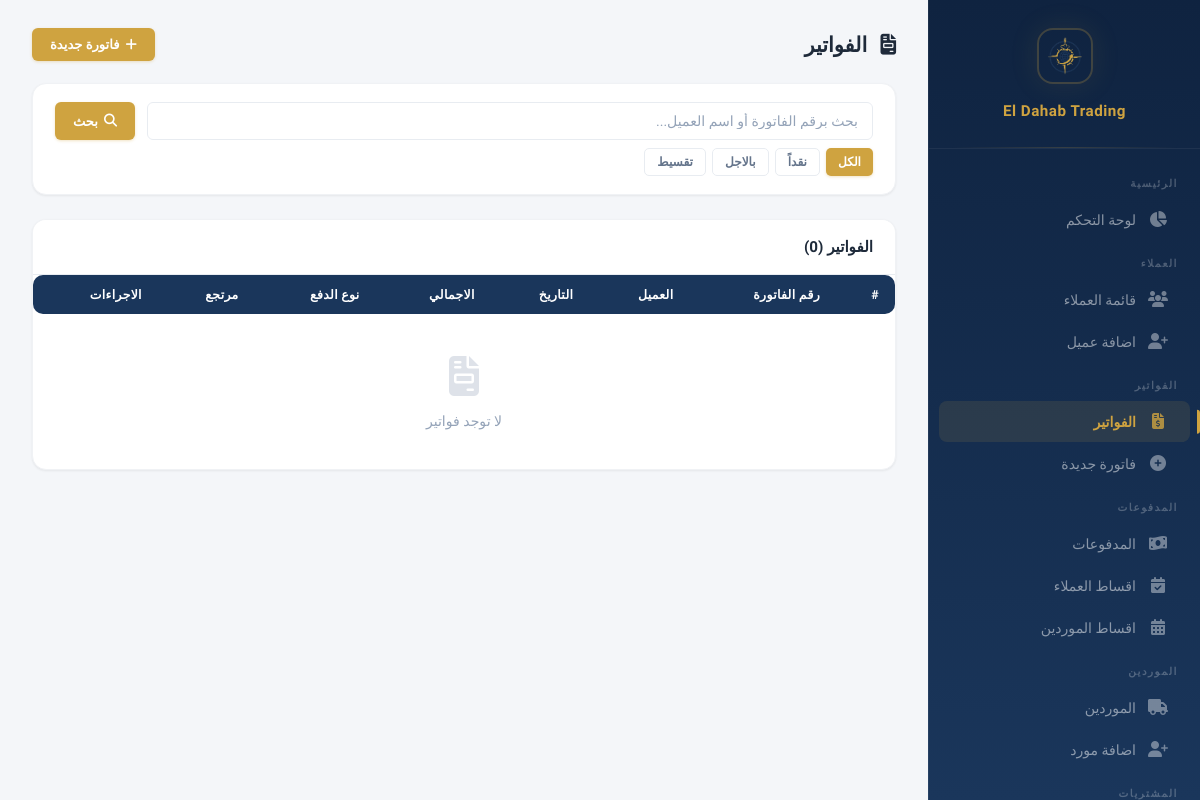
The page /invoices (signed in) on the database as committed earlier.
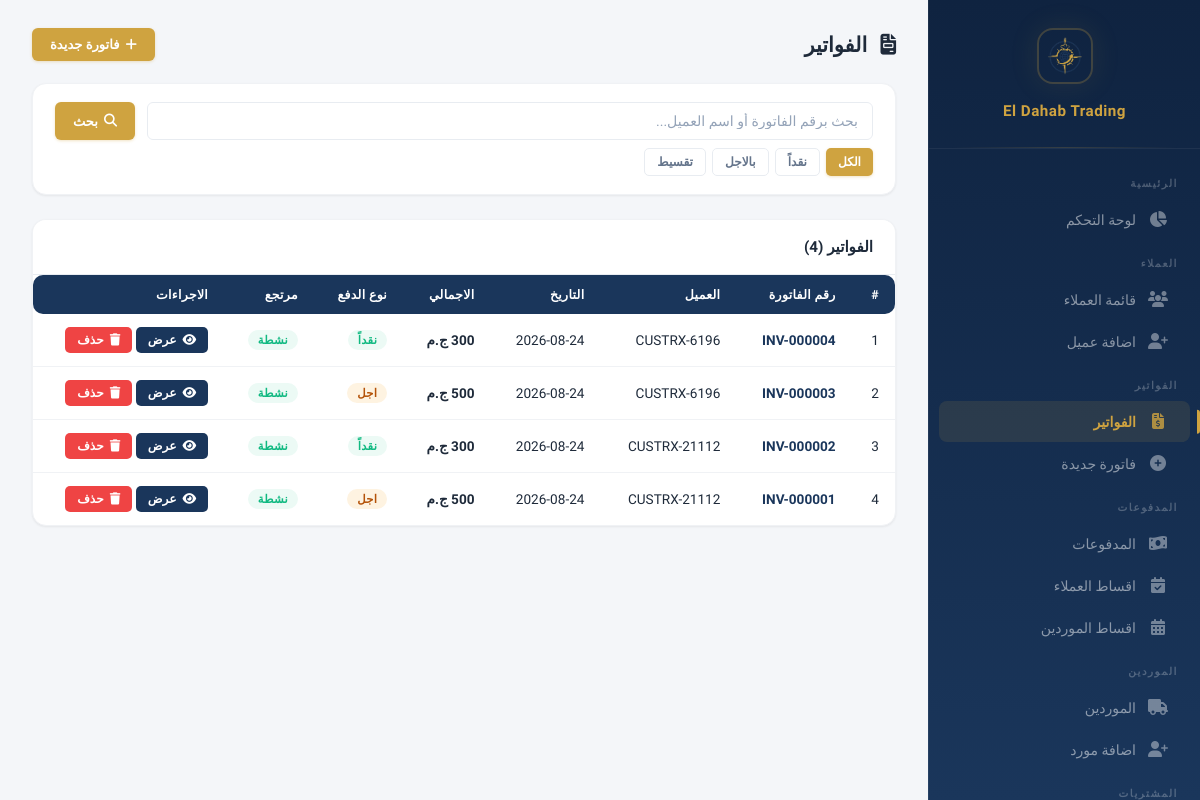
The same page on the database as committed later.
### models.py (models this page shows, shortened)
class Invoice(db.Model):
    __tablename__ = 'invoices'
    id = db.Column(db.Integer, primary_key=True)
    invoice_number = db.Column(db.String(50), unique=True, nullable=False)
    customer_id = db.Column(db.Integer, db.ForeignKey('customers.id'), nullable=False)
    shipping_company = db.Column(db.String(200))
    total = db.Column(db.Float, default=0)
    discount = db.Column(db.Float, default=0)
    payment_type = db.Column(db.String(20), default='cash')
    paid_amount = db.Column(db.Float, default=0)
    remaining = db.Column(db.Float, default=0)
    date = db.Column(db.DateTime, default=datetime.utcnow)
    is_returned = db.Column(db.Boolean, default=False)
    show_balance = db.Column(db.Boolean, default=False)
    payment_method = db.Column(db.String(20), default='cash')
    receipt_image = db.Column(db.String(200))
    created_by = db.Column(db.Integer, db.ForeignKey('users.id'))
    creator = db.relationship('User', foreign_keys=[created_by])
    notes = db.Column(db.Text)
    items = db.relationship('InvoiceItem', backref='invoice', lazy=True, cascade='all, delete-orphan')
    returns = db.relationship('Return', backref='invoice', lazy=True)
    payments = db.relationship('Payment', backref='invoice', lazy=True)

class Customer(db.Model):
    __tablename__ = 'customers'
    id = db.Column(db.Integer, primary_key=True)
    name = db.Column(db.String(200), nullable=False)
    phone = db.Column(db.String(50))
    address = db.Column(db.Text)
    account_type = db.Column(db.String(50), nullable=False, default='sales')
    notes = db.Column(db.Text)
    created_at = db.Column(db.DateTime, default=datetime.utcnow)
    invoices = db.relationship('Invoice', backref='customer', lazy=True)
    payments = db.relationship('Payment', backref='customer', lazy=True)
    returns = db.relationship('Return', backref='customer', lazy=True)
    installment_plans = db.relationship('InstallmentPlan', backref='customer', lazy=True)

### app.py (the view)
@app.route('/invoices')
@login_required
def invoices_list():
    search = request.args.get('search', '')
    payment_type = request.args.get('payment_type', '')
    query = Invoice.query
    if search:
        query = query.join(Customer).filter(
            Invoice.invoice_number.contains(search) | Customer.name.contains(search)
        )
    if payment_type:
        query = query.filter_by(payment_type=payment_type)
    invoices = query.order_by(Invoice.date.desc()).all()
    return render_template('invoices_list.html', invoices=invoices, search=search,
        payment_type=payment_type, PAYMENT_TYPES=PAYMENT_TYPES)

### app.py (called while the page is built)
@app.context_processor
def inject_payment_methods():
    return {'PAYMENT_METHODS': PAYMENT_METHODS}

@app.before_request
def check_session_expiry():
    if 'user_id' in session and session.get('expires_at'):
        if datetime.utcnow().timestamp() > session['expires_at']:
            session.clear()
            flash('انتهت الجلسة، يرجى تسجيل الدخول مرة اخرى', 'warning')
            return redirect(url_for('login'))

@app.context_processor
def inject_user():
    if not hasattr(g, 'current_user'):
        g.current_user = db.session.get(User, session['user_id']) if 'user_id' in session else None
    return dict(current_user=g.current_user)

### models.py (called while the page is built)
    def has_permission(self, page):
        if self.is_admin:
            return True
        return any(p.page == page for p in self.permissions)

### templates/invoices_list.html (shortened to what this page needs)
{% extends "base.html" %}
{% block content %}
<div class="page-header">
    <h1 style="font-size:1.3rem;font-weight:700;color:var(--text);margin-bottom:0;">
        <i class="fas fa-file-invoice" style="margin-left:8px;"></i> الفواتير
    </h1>
    <a href="{{ url_for('invoice_add') }}" class="btn btn-gold"><i class="fas fa-plus"></i> فاتورة جديدة</a>
</div>
<div class="data-card" style="margin-bottom:24px;">
    <div class="data-card-body">
        <form method="GET" action="{{ url_for('invoices_list') }}" style="display:flex;gap:12px;flex-wrap:wrap;">
            <input type="text" name="search" class="form-control" placeholder="بحث برقم الفاتورة أو اسم العميل..." value="{{ search }}" style="flex:1;min-width:200px;">
            <button type="submit" class="btn btn-gold"><i class="fas fa-search"></i> بحث</button>
        </form>
        <div style="display:flex;gap:6px;flex-wrap:wrap;margin-top:8px;">
            <a href="{{ url_for('invoices_list') }}" class="btn btn-sm {% if not payment_type %}btn-gold{% else %}btn-outline{% endif %}">الكل</a>
            {% for key, label in PAYMENT_TYPES.items() %}
            <a href="{{ url_for('invoices_list', payment_type=key) }}" class="btn btn-sm {% if payment_type == key %}btn-gold{% else %}btn-outline{% endif %}">{{ label }}</a>
            {% endfor %}
        </div>
    </div>
</div>
<div class="data-card">
    <div class="data-card-header">
        <h3>الفواتير ({{ invoices|length }})</h3>
    </div>
    <div class="data-card-body" style="padding:0;">
        <table>
            <thead>
                <tr>
                    <th>#</th>
                    <th>رقم الفاتورة</th>
                    <th>العميل</th>
                    <th>التاريخ</th>
                    <th>الاجمالي</th>
                    <th>نوع الدفع</th>
                    <th>مرتجع</th>
                    <th>الاجراءات</th>
                </tr>
            </thead>
            <tbody>
                {% for inv in invoices %}
                <tr>
                    <td>{{ loop.index }}</td>
                    <td><a href="{{ url_for('invoice_view', invoice_id=inv.id) }}" style="color:var(--navy);text-decoration:none;font-weight:700;">{{ inv.invoice_number }}</a></td>
                    <td>{{ inv.customer.name }}</td>
                    <td>{{ inv.date.strftime('%Y-%m-%d') }}</td>
                    <td style="font-weight:700;">{{ "{:,.0f}".format(inv.total or 0) }} ج.م</td>
                    <td>
                        {% if inv.payment_type == 'cash' %}
                        <span class="badge badge-success">نقداً</span>
                        {% elif inv.payment_type == 'credit' %}
                        <span class="badge badge-warning" style="background:rgba(245,158,11,0.12);color:#b45309;">اجل</span>
                        {% elif inv.payment_type == 'installment' %}
                        <span class="badge badge-info">تقسيط</span>
                        {% endif %}
                    </td>
                    <td>
                        {% if inv.is_returned %}
                        <span class="badge badge-danger">مرتجعة</span>
                        {% else %}
                        <span class="badge badge-success">نشطة</span>
                        {% endif %}
                    </td>
                    <td>
                        <a href="{{ url_for('invoice_view', invoice_id=inv.id) }}" class="btn btn-sm btn-navy"><i class="fas fa-eye"></i> عرض</a>
                        <form method="POST" action="{{ url_for('invoice_delete', invoice_id=inv.id) }}" style="display:inline;" onsubmit="return confirm('هل انت متاكد من الحذف؟');">
                            <button type="submit" class="btn btn-sm btn-danger"><i class="fas fa-trash"></i> حذف</button>
                        </form>
                    </td>
                </tr>
                {% endfor %}
                {% if not invoices %}
                <tr>
                    <td colspan="8" class="empty-state" style="padding:40px;">
                        <div class="empty-icon"><i class="fas fa-file-invoice"></i></div>
                        <p>لا توجد فواتير</p>
                    </td>
                </tr>
                {% endif %}
            </tbody>
        </table>
    </div>
</div>
{% endblock %}

### templates/base.html (shortened to what this page needs)
<!DOCTYPE html>
<html lang="ar" dir="rtl">
<head>
    <link rel="stylesheet" href="https://cdnjs.cloudflare.com/ajax/libs/font-awesome/6.5.1/css/all.min.css">
    <link rel="stylesheet" href="{{ url_for('static', filename='css/style.css') }}">
</head>
<body>
    <div class="app-layout">
        <nav class="sidebar" id="sidebar">
            <div class="sidebar-header">
                <img src="{{ url_for('static', filename='logo.png') }}" alt="Logo">
                <h2>El Dahab Trading</h2>
            </div>
            <div class="sidebar-nav">
                {% if current_user.is_admin or current_user.has_permission('dashboard') %}
                <div class="nav-section">الرئيسية</div>
                <a href="{{ url_for('dashboard') }}" class="nav-link {% if request.endpoint == 'dashboard' %}active{% endif %}">
                    <span class="icon"><i class="fas fa-chart-pie"></i></span> لوحة التحكم
                </a>
                {% endif %}
                {% if current_user.is_admin or current_user.has_permission('customers') or current_user.has_permission('customer_add') %}
                <div class="nav-section">العملاء</div>
                {% if current_user.is_admin or current_user.has_permission('customers') %}
                <a href="{{ url_for('customers_list') }}" class="nav-link {% if 'customer' in request.endpoint %}active{% endif %}">
                    <span class="icon"><i class="fas fa-users"></i></span> قائمة العملاء
                </a>
                {% endif %}
                {% if current_user.is_admin or current_user.has_permission('customer_add') %}
                <a href="{{ url_for('customer_add') }}" class="nav-link">
                    <span class="icon"><i class="fas fa-user-plus"></i></span> اضافة عميل
                </a>
                {% endif %}
                {% endif %}
                {% if current_user.is_admin or current_user.has_permission('invoices') or current_user.has_permission('invoice_add') %}
                <div class="nav-section">الفواتير</div>
                {% if current_user.is_admin or current_user.has_permission('invoices') %}
                <a href="{{ url_for('invoices_list') }}" class="nav-link {% if 'invoice' in request.endpoint %}active{% endif %}">
                    <span class="icon"><i class="fas fa-file-invoice-dollar"></i></span> الفواتير
                </a>
                {% endif %}
                {% if current_user.is_admin or current_user.has_permission('invoice_add') %}
                <a href="{{ url_for('invoice_add') }}" class="nav-link">
                    <span class="icon"><i class="fas fa-plus-circle"></i></span> فاتورة جديدة
                </a>
                {% endif %}
                {% endif %}
                {% if current_user.is_admin or current_user.has_permission('payments') or current_user.has_permission('installments_list') or current_user.has_permission('supplier_installments_list') %}
                <div class="nav-section">المدفوعات</div>
                {% if current_user.is_admin or current_user.has_permission('payments') %}
                <a href="{{ url_for('payments_list') }}" class="nav-link {% if 'payment' in request.endpoint and 'supplier' not in request.endpoint %}active{% endif %}">
                    <span class="icon"><i class="fas fa-money-bill-wave"></i></span> المدفوعات
                </a>
                {% endif %}
                {% if current_user.is_admin or current_user.has_permission('installments_list') %}
                <a href="{{ url_for('installments_list') }}" class="nav-link {% if 'installment' in request.endpoint and 'supplier' not in request.endpoint %}active{% endif %}">
                    <span class="icon"><i class="fas fa-calendar-check"></i></span> اقساط العملاء
                </a>
                {% endif %}
                {% if current_user.is_admin or current_user.has_permission('supplier_installments_list') %}
                <a href="{{ url_for('supplier_installments_list') }}" class="nav-link {% if 'supplier_installment' in request.endpoint %}active{% endif %}">
                    <span class="icon"><i class="fas fa-calendar-alt"></i></span> اقساط الموردين
                </a>
                {% endif %}
                {% endif %}
                {% if current_user.is_admin or current_user.has_permission('suppliers') or current_user.has_permission('supplier_add') %}
                <div class="nav-section">الموردين</div>
                {% if current_user.is_admin or current_user.has_permission('suppliers') %}
                <a href="{{ url_for('suppliers_list') }}" class="nav-link {% if 'supplier' in request.endpoint and 'payment' not in request.endpoint %}active{% endif %}">
                    <span class="icon"><i class="fas fa-truck"></i></span> الموردين
                </a>
                {% endif %}
                {% if current_user.is_admin or current_user.has_permission('supplier_add') %}
                <a href="{{ url_for('supplier_add') }}" class="nav-link">
                    <span class="icon"><i class="fas fa-user-plus"></i></span> اضافة مورد
                </a>
                {% endif %}
                {% endif %}
                {% if current_user.is_admin or current_user.has_permission('purchases') or current_user.has_permission('purchase_add') %}
                <div class="nav-section">المشتريات</div>
                {% endif %}
            </div>
        </nav>
        <main class="main-content">
            <div class="content-area">
                {% block content %}{% endblock %}
            </div>
        </main>
    </div>
</body>
</html>

Rows that differ between the two databases and show on the page:
added Invoice: invoice_number "INV-000004", customer.name "CUSTRX-6196", date "2026-08-24", total "300", payment_type "نقداً", is_returned "نشطة"
added Invoice: invoice_number "INV-000003", customer.name "CUSTRX-6196", date "2026-08-24", total "500", payment_type "اجل", is_returned "نشطة"
added Invoice: invoice_number "INV-000002", customer.name "CUSTRX-21112", date "2026-08-24", total "300", payment_type "نقداً", is_returned "نشطة"
added Invoice: invoice_number "INV-000001", customer.name "CUSTRX-21112", date "2026-08-24", total "500", payment_type "اجل", is_returned "نشطة"
Other text that changed with them:
{{ invoices|length }}: "0" → "4"
text no longer shown: "لا توجد فواتير"
